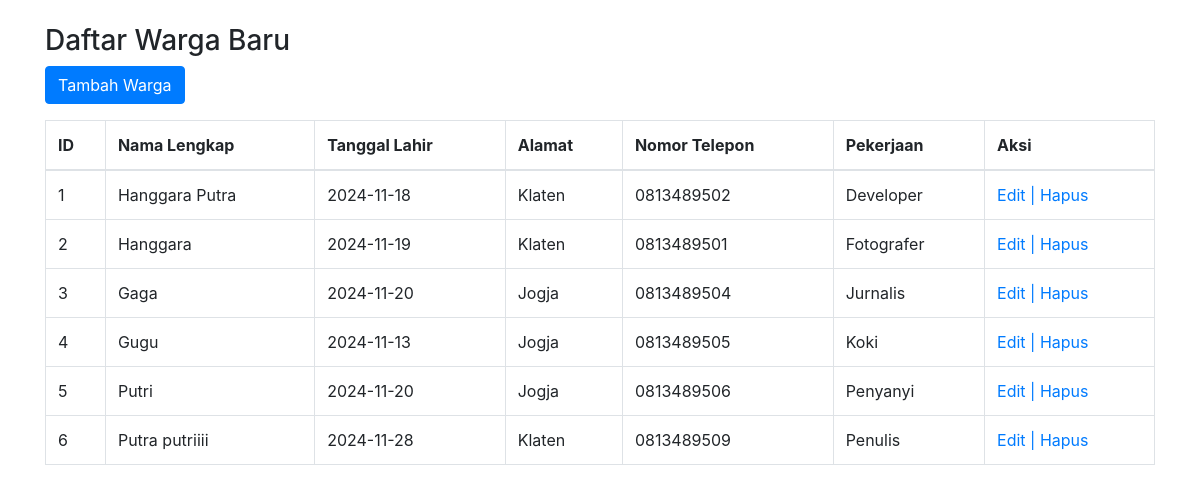
Screenshot of /app/data-warga.php with the database file from the repository.
### tables this page shows
CREATE TABLE `warga` (
  `id_warga` int(11) NOT NULL,
  `nama_lengkap` varchar(100) NOT NULL,
  `tanggal_lahir` date NOT NULL,
  `alamat` varchar(255) NOT NULL,
  `nomor_telepon` varchar(15) DEFAULT NULL,
  `id_pekerjaan` int(11) DEFAULT NULL,
  `dokumen` varchar(255) DEFAULT NULL
);

CREATE TABLE `pekerjaan` (
  `id_pekerjaan` int(11) NOT NULL,
  `nama_pekerjaan` varchar(50) NOT NULL
);

### app/data-warga.php (the view, shortened to what this page needs)
<!DOCTYPE html>
<html lang="en">
<head>
    <link rel="stylesheet" href="https://cdn.jsdelivr.net/npm/bootstrap@4.0.0/dist/css/bootstrap.min.css">
</head>
<body>
<div class="container mt-4">
    <h3>Daftar Warga Baru</h3>
    <a href="form-tambah.php" class="btn btn-primary mb-3">Tambah Warga</a>
    <table class="table table-bordered">
        <thead>
            <tr>
                <th>ID</th>
                <th>Nama Lengkap</th>
                <th>Tanggal Lahir</th>
                <th>Alamat</th>
                <th>Nomor Telepon</th>
                <th>Pekerjaan</th>
                <th>Aksi</th>
            </tr>
        </thead>
        <tbody>
            <?php
            include '../auth/koneksi.php';
            $query = mysqli_query($mysqli, "SELECT warga.*, pekerjaan.nama_pekerjaan FROM warga
                                            JOIN pekerjaan ON warga.id_pekerjaan = pekerjaan.id_pekerjaan");
            $nomor = 1;
            while ($row = mysqli_fetch_assoc($query)) {
                echo "<tr>
                        <td>{$nomor}</td>
                        <td>{$row['nama_lengkap']}</td>
                        <td>{$row['tanggal_lahir']}</td>
                        <td>{$row['alamat']}</td>
                        <td>{$row['nomor_telepon']}</td>
                        <td>{$row['nama_pekerjaan']}</td>
                        <td>
                            <a href='form-edit.php?id={$row['id_warga']}'>Edit | </a>
                            <a href='hapus-data.php?id={$row['id_warga']}'
                            onclick='return confirm(\"Yakin ingin menghapus data ini?\")'>Hapus</a>
                        </td>
                    </tr>";
                $nomor++;
            }
            ?>
        </tbody>
     </table>
</div>
</body>
</html>

### rows the page displays
warga: nama_lengkap "Hanggara Putra", tanggal_lahir "2024-11-18", alamat "Klaten", nomor_telepon "0813489502", id_pekerjaan.nama_pekerjaan "Developer"
warga: nama_lengkap "Hanggara", tanggal_lahir "2024-11-19", alamat "Klaten", nomor_telepon "0813489501", id_pekerjaan.nama_pekerjaan "Fotografer"
warga: nama_lengkap "Gaga", tanggal_lahir "2024-11-20", alamat "Jogja", nomor_telepon "0813489504", id_pekerjaan.nama_pekerjaan "Jurnalis"
warga: nama_lengkap "Gugu", tanggal_lahir "2024-11-13", alamat "Jogja", nomor_telepon "0813489505", id_pekerjaan.nama_pekerjaan "Koki"
warga: nama_lengkap "Putri", tanggal_lahir "2024-11-20", alamat "Jogja", nomor_telepon "0813489506", id_pekerjaan.nama_pekerjaan "Penyanyi"
warga: nama_lengkap "Putra putriiii", tanggal_lahir "2024-11-28", alamat "Klaten", nomor_telepon "0813489509", id_pekerjaan.nama_pekerjaan "Penulis"
